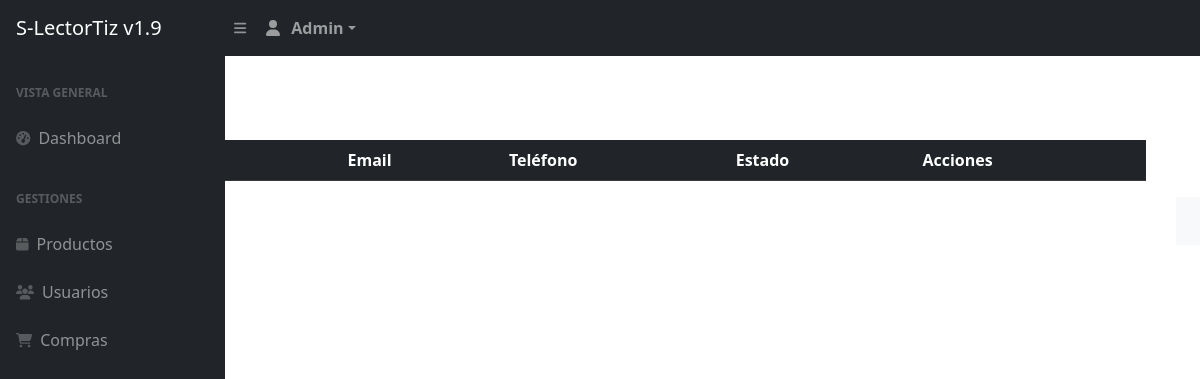
/s-tortiz/sh-admin/usuarios.php, run on an earlier commit of the app's database.
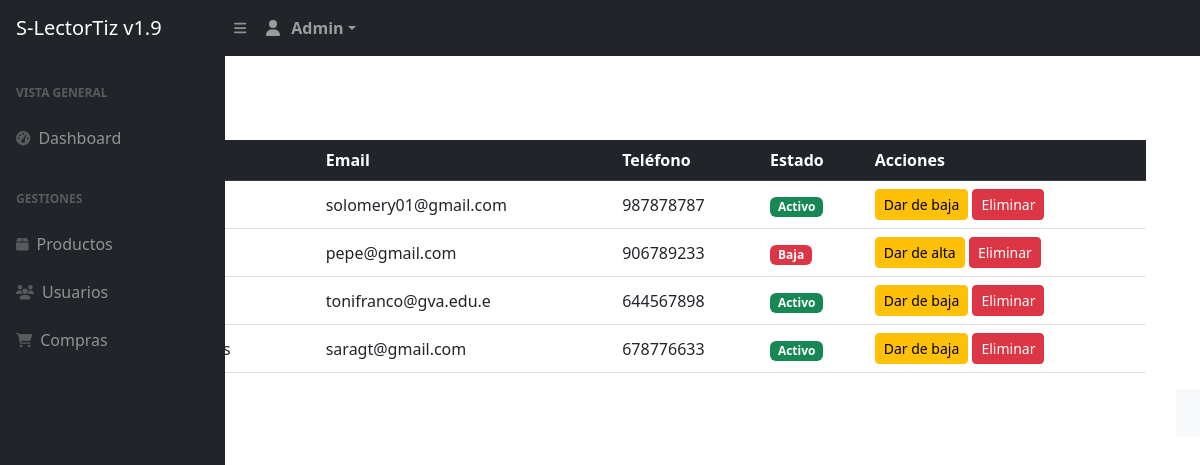
And on a later commit of the database.
### tables this page shows
CREATE TABLE `clientes` (
  `id` int(11) NOT NULL,
  `nombres` varchar(80) NOT NULL,
  `apellidos` varchar(50) NOT NULL,
  `email` varchar(20) NOT NULL,
  `telefono` varchar(20) NOT NULL,
  `dni` varchar(20) NOT NULL,
  `estatus` tinyint(4) NOT NULL,
  `fecha_alta` datetime NOT NULL,
  `fecha_modifica` datetime NOT NULL,
  `fecha_baja` datetime NOT NULL
);

### s-tortiz/sh-admin/usuarios.php (the view, shortened to what this page needs)
<?php
$db = new Database();
$con = $db->conectar();
$sql = $con->prepare("SELECT id, nombres, apellidos, email, telefono, estatus FROM clientes ORDER BY id DESC");
$sql->execute();
$usuarios = $sql->fetchAll(PDO::FETCH_ASSOC);
require 'header.php';
?>
</div>
<div class="container my-5 mt-4 mb-5">
    <h2 class="mb-4">Gestión de Usuarios</h2>
    <button class="btn btn-success mb-3" data-bs-toggle="modal" data-bs-target="#nuevoUsuarioModal">Nuevo usuario</button>
    <div class="table-responsive">
        <table class="table table-hover align-middle">
            <thead class="table-dark">
                <tr>
                    <th>ID</th>
                    <th>Nombre</th>
                    <th>Email</th>
                    <th>Teléfono</th>
                    <th>Estado</th>
                    <th>Acciones</th>
                </tr>
            </thead>
            <tbody>
                <?php foreach ($usuarios as $u) { ?>
                <tr>
                    <td><?php echo $u['id']; ?></td>
                    <td><?php echo htmlspecialchars($u['nombres'] . ' ' . $u['apellidos']); ?></td>
                    <td><?php echo htmlspecialchars($u['email']); ?></td>
                    <td><?php echo htmlspecialchars($u['telefono']); ?></td>
                    <td>
                        <span class="badge bg-<?php echo $u['estatus'] ? 'success' : 'danger'; ?>">
                            <?php echo $u['estatus'] ? 'Activo' : 'Baja'; ?>
                        </span>
                    </td>
                    <td>
                        <a href="?toggle=<?php echo $u['id']; ?>" class="btn btn-sm btn-warning">
                            <?php echo $u['estatus'] ? 'Dar de baja' : 'Dar de alta'; ?>
                        </a>
                        <button type="button" class="btn btn-sm btn-danger" data-bs-toggle="modal" data-bs-target="#eliminarUsuarioModal" data-id="<?php echo $u['id']; ?>" data-nombre="<?php echo htmlspecialchars($u['nombres'] . ' ' . $u['apellidos']); ?>">Eliminar</button>
                    </td>
                </tr>
                <?php } ?>
            </tbody>
        </table>
    </div>
</div>
<?php require 'footer.php'; ?>

What changed in the data, as far as the page shows it:
added clientes: email "solomery01@gmail.com", telefono "987878787", estatus "Activo"
added clientes: email "pepe@gmail.com", telefono "906789233", estatus "Baja"
added clientes: email "tonifranco@gva.edu.e", telefono "644567898", estatus "Activo"
added clientes: email "saragt@gmail.com", telefono "678776633", estatus "Activo"
